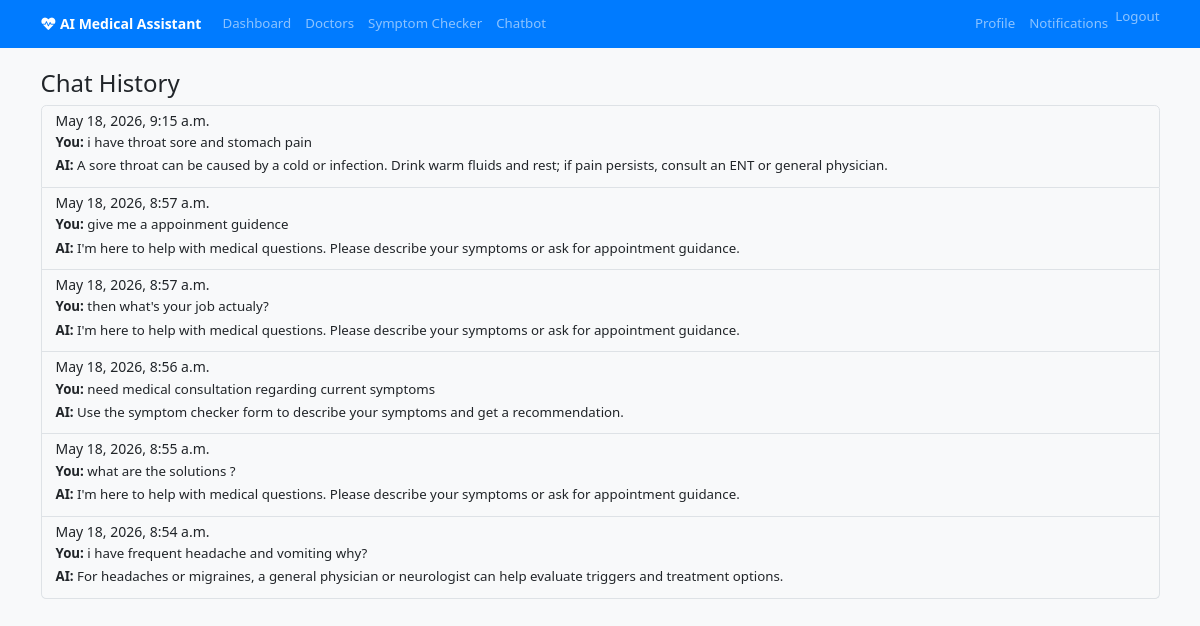
Page /api/chatbot/history/ (signed in) on the committed database.
### chatbot/models.py (models this page shows, shortened)
class ChatHistory(models.Model):
    user = models.ForeignKey(User, on_delete=models.CASCADE)
    message = models.TextField()
    response = models.TextField()
    timestamp = models.DateTimeField(auto_now_add=True)

### chatbot/views.py (the view)
# urls.py: path('history/', views.chat_history, name='chat_history'),
@login_required
def chat_history(request):
    chats = ChatHistory.objects.filter(user=request.user).order_by('-timestamp')
    return render(request, 'chatbot/chat_history.html', {'chats': chats})

### main/context_processors.py (called while the page is built)
def dashboard_url(request):
    if not request.user.is_authenticated:
        return {'dashboard_url': 'dashboard'}
    if Doctor.objects.filter(user=request.user).exists():
        return {'dashboard_url': 'doctor_dashboard'}
    if request.user.is_staff:
        return {'dashboard_url': 'admin:index'}
    return {'dashboard_url': 'dashboard'}

### templates/chatbot/chat_history.html (shortened to what this page needs)
{% extends 'base.html' %}
{% block content %}
<h2>Chat History</h2>
<div class="list-group">
    {% for chat in chats %}
    <div class="list-group-item">
        <h5 class="mb-1">{{ chat.timestamp }}</h5>
        <p class="mb-1"><strong>You:</strong> {{ chat.message }}</p>
        <p class="mb-1"><strong>AI:</strong> {{ chat.response }}</p>
    </div>
    {% endfor %}
</div>
{% endblock %}

### static/css/style.css (style rules this page uses)
html { font-size: 14px; }
body { font-family: 'Segoe UI', Tahoma, Geneva, Verdana, sans-serif; background-color: #eef5ff; font-size: 0.95rem; }
h2 { font-size: clamp(1.4rem, 2vw, 2rem); }
h4, h5, h6 { font-size: 1rem; }
.list-group-item { background-color: transparent; }

### templates/base.html (style rules this page uses)
body { background-color: #f8f9fa; }

### rows in the picture
ChatHistory: timestamp "May 18, 2026, 9:15 a.m.", message "i have throat sore and stomach pain", response "A sore throat can be caused by a cold or infection. Drink warm fluids and rest; if pain persists, consult an ENT or general physician."
ChatHistory: timestamp "May 18, 2026, 8:57 a.m.", message "give me a appoinment guidence", response "I'm here to help with medical questions. Please describe your symptoms or ask for appointment guidance."
ChatHistory: timestamp "May 18, 2026, 8:57 a.m.", message "then what's your job actualy?", response "I'm here to help with medical questions. Please describe your symptoms or ask for appointment guidance."
ChatHistory: timestamp "May 18, 2026, 8:56 a.m.", message "need medical consultation regarding current symptoms", response "Use the symptom checker form to describe your symptoms and get a recommendation."
ChatHistory: timestamp "May 18, 2026, 8:55 a.m.", message "what are the solutions ?", response "I'm here to help with medical questions. Please describe your symptoms or ask for appointment guidance."
ChatHistory: timestamp "May 18, 2026, 8:54 a.m.", message "i have frequent headache and vomiting why?", response "For headaches or migraines, a general physician or neurologist can help evaluate triggers and treatment options."
